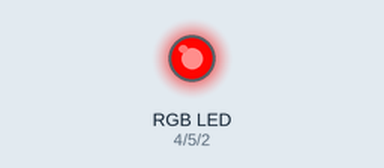
Simulated run of this sketch. Board: Arduino Uno, built with avr-gcc and run on an emulated ATmega328P. Parts: an RGB LED mixed from three pins (HIGH = lit). Dim RGB values are drawn brighter than linear.

Above: at 0.05 s.
At 1.4 s:
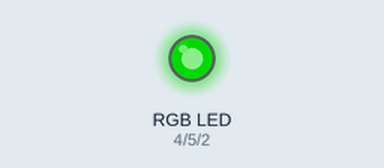
At 3.2 s:
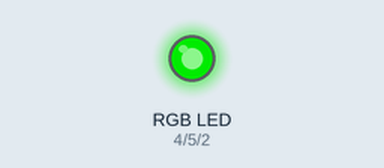
At 3.9 s:
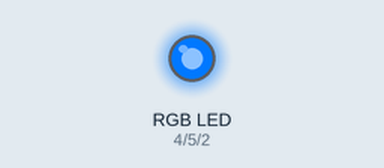
At 4.6 s:
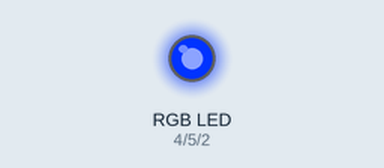
At 6.35 s:
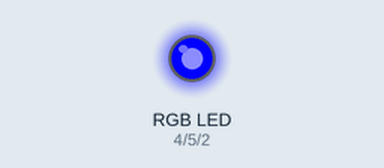
Timing chart, 0 to 10.0 s (numbered marks = the images above):
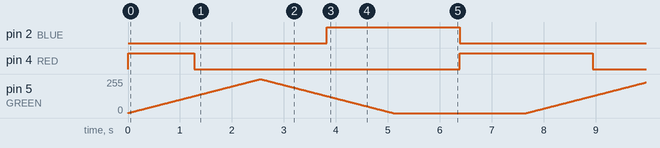

Measured:
- by itself, pin 2 (BLUE), pin 4 (RED): alternates HIGH for 2.6 s and LOW for 5.1 s

The sketch:

rgb_led.ino
```cpp
//www.elegoo.com
//2016.12.8

// define pins
#define BLUE 2
#define GREEN 5
#define RED 4

void setup()
{
  pinMode(RED, OUTPUT);
  pinMode(GREEN, OUTPUT);
  pinMode(BLUE, OUTPUT);
  digitalWrite(RED, HIGH);
  digitalWrite(GREEN, LOW);
  digitalWrite(BLUE, LOW);
}

// define variables
int redValue;
int greenValue;
int blueValue;

// main loop
void loop()
{
  #define delayTime 10 // fading time between colors

  redValue = 255; // choose a value between 1 and 255 to change the color.
  greenValue = 0;
  blueValue = 0;

  // this is unnecessary as we've either turned on RED in SETUP
  // or in the previous loop ... regardless, this turns RED off
  // analogWrite(RED, 0);
  // delay(1000);

  for (int i = 0; i < 255; i += 1) // fades out red bring green full when i=255
  {
    redValue -= 1;
    greenValue += 1;
    // The following was reversed, counting in the wrong directions
    // analogWrite(RED, 255 - redValue);
    // analogWrite(GREEN, 255 - greenValue);
    analogWrite(RED, redValue);
    analogWrite(GREEN, greenValue);
    delay(delayTime);
  }

  redValue = 0;
  greenValue = 255;
  blueValue = 0;

  for (int i = 0; i < 255; i += 1) // fades out green bring blue full when i=255
  {
    greenValue -= 1;
    blueValue += 1;
    // The following was reversed, counting in the wrong directions
    // analogWrite(GREEN, 255 - greenValue);
    // analogWrite(BLUE, 255 - blueValue);
    analogWrite(GREEN, greenValue);
    analogWrite(BLUE, blueValue);
    delay(delayTime);
  }

  redValue = 0;
  greenValue = 0;
  blueValue = 255;

  for (int i = 0; i < 255; i += 1) // fades out blue bring red full when i=255
  {
    // The following code has been rearranged to match the other two similar sections
    blueValue -= 1;
    redValue += 1;
    // The following was reversed, counting in the wrong directions
    // analogWrite(BLUE, 255 - blueValue);
    // analogWrite(RED, 255 - redValue);
    analogWrite(BLUE, blueValue);
    analogWrite(RED, redValue);
    delay(delayTime);
  }
}
```
